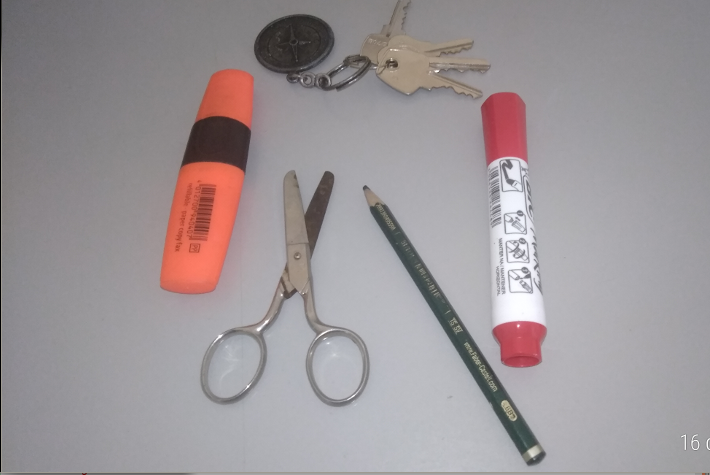
#> input picture Tratamento de imagens/imgBordas.png, 710 x 475 px
$ python 'Método CANNY.py'
#> lines starting #> are read from the running program, lines starting #| are printed output that depends on the picture
import cv2


img = cv2.imread('imgBordas.png')
#> img is the input picture: shape (475, 710, 3); mean B, G, R 152.3, 149.5, 156.5
cv2.imshow('Img : ',img)
img = cv2.cvtColor(img, cv2.COLOR_BGR2GRAY)
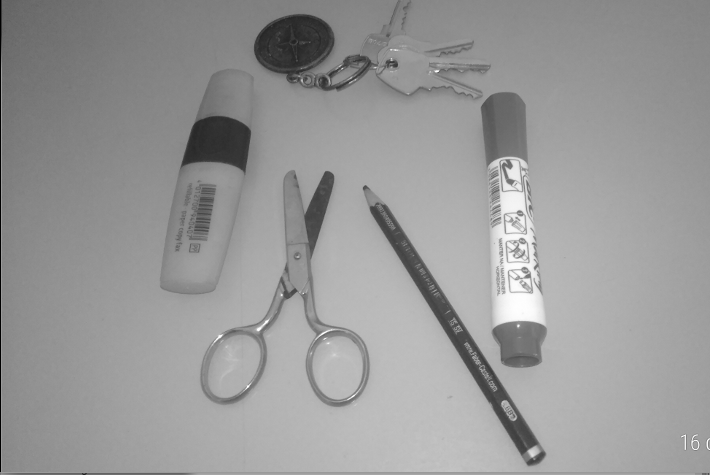
#> img: shape (475, 710); min 0, max 255, mean 151.9
cv2.imshow('Imag : ',img)
frame = cv2.Canny(img,30,90,3)
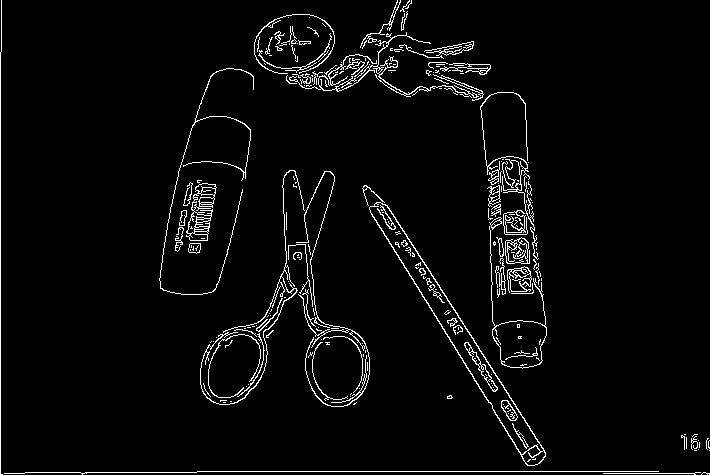
#> frame: shape (475, 710); 3.6% white in thin lines or dots
cv2.imshow('Imagem : ',frame)
cv2.waitKey(0)
